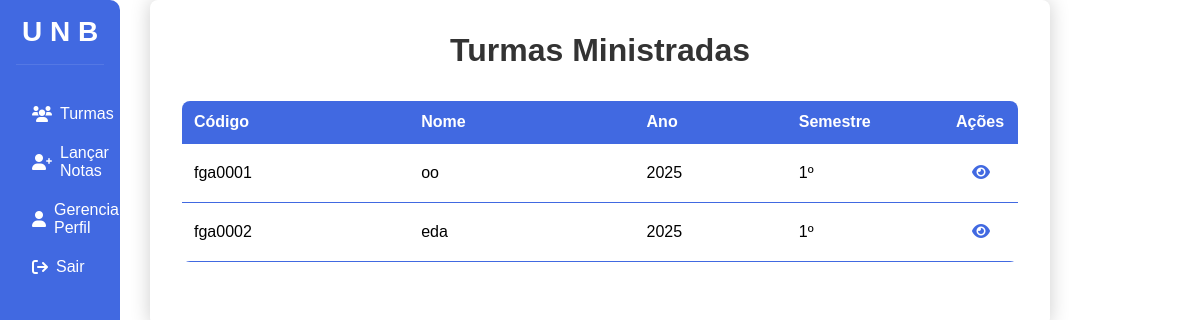
/professor/visualizar_turmas (signed in), run on the app's committed database.
### app.py (models this page shows)
class Turma(db.Model):
    codigo_disciplina = db.Column(db.String(100), nullable=False, primary_key=True)
    nome = db.Column(db.String(100), nullable=False)
    professor_email = db.Column(db.String(150), db.ForeignKey('user.email'), nullable=False)
    ano = db.Column(db.Integer, nullable=False)
    semestre = db.Column(db.Integer, nullable=False)
    professor = db.relationship('User', backref='turmas_ministradas', foreign_keys=[professor_email])
    alunos = db.relationship('User',
                           secondary=alunos_turmas,
                           lazy='subquery',
                           backref=db.backref('turmas', lazy=True))

### app.py (the view)
@app.route('/professor/visualizar_turmas', methods=['GET'])
def visualizar_turmas():
    email = session['email']
    turmas = Turma.query.filter_by(professor_email=email).all()
    return render_template('professor/visualizar_turmas.html', turmas=turmas)

### templates/professor/visualizar_turmas.html (shortened to what this page needs)
<!DOCTYPE html>
<html lang="pt-BR">
<head>
    <link rel="stylesheet" href="{{ url_for('static', filename='css/professor/visualizar_turmas.css') }}">
    <link rel="stylesheet" href="https://cdnjs.cloudflare.com/ajax/libs/font-awesome/6.0.0-beta3/css/all.min.css">
</head>
<body>
    <div class="navbar">
        <h2>U N B</h2>
        <ul>
            <li><a href="{{ url_for('visualizar_turmas') }}"><i class="fas fa-users"></i>Turmas</a></li>
            <li><a href="#"><i class="fas fa-user-plus"></i> Lançar Notas</a></li>
            <li><a href="{{ url_for('gerenciar_perfil', email=session['email'])}}"><i class="fa-solid fa-user"></i>Gerenciar Perfil</a></li>
            <li><a href="#"><i class="fa-solid fa-arrow-right-from-bracket"></i> Sair</a></li>
        </ul>
    </div>
    <div class="container">
        <h1>Turmas Ministradas</h1>
        {% if turmas %}
            <table class="users-table">
                <thead>
                    <tr>
                        <th>Código</th>
                        <th>Nome</th>
                        <th>Ano</th>
                        <th>Semestre</th>
                        <th>Ações</th>
                    </tr>
                </thead>
                <tbody>
                    {% for turma in turmas %}
                        <tr>
                            <td>{{ turma.codigo_disciplina }}</td>
                            <td>{{ turma.nome }}</td>
                            <td>{{ turma.ano }}</td>
                            <td>{{ turma.semestre }}º</td>
                            <td>
                                <a href="{{ url_for('visualizar_alunos_prof', codigo=turma.codigo_disciplina) }}" class="action-btn view-btn">
                                    <i class="fas fa-eye"></i>
                                </a>
                            </td>
                        </tr>
                    {% endfor %}
                </tbody>
            </table>
        {% else %}
            <p>Nenhuma turma encontrada.</p>
        {% endif %}
    </div>
</body>

### static/css/professor/visualizar_turmas.css (style rules this page uses)
* { margin: 0; padding: 0; box-sizing: border-box; font-family: 'Arial', sans-serif; }
body { display: flex; min-height: 100vh; overflow: hidden; }
.navbar { width: 10%; background-color: #4169E1; color: white; padding: 1rem; position: fixed; height: 100%; border-top-right-radius: 10px; border-bottom-right-radius: 10px; }
.navbar h2 { text-align: center; margin-bottom: 2rem; padding-bottom: 1rem; border-bottom: 1px solid rgba(255, 255, 255, 0.1); font-size: 28px; color: var(--white-color); min-width: 60px; text-align: center; }
.navbar ul { list-style: none; padding: 0; }
.navbar ul li { margin-bottom: 5px; }
.navbar ul li a { color: white; text-decoration: none; display: flex; align-items: center; padding: 0.5rem 1rem; transition: background-color 0.3s; border-radius: 10px; }
.navbar ul li a i { margin-right: 0.5rem; }
.container { margin-left: 250px; padding: 2rem; border-radius: 8px; box-shadow: 0 0 20px rgba(0, 0, 0, 0.2); width: 75%; margin: auto; margin-top: 0; }
h1 { color: #333; text-align: center; margin-bottom: 2rem; }
.users-table { border-collapse: collapse; margin: 2rem 0; background-color: white; border-radius: 8px; overflow: hidden; width: 100%; }
.users-table th, .users-table td { padding: 12px; text-align: left; border-bottom: 1px solid #4169E1; }
.users-table th { background-color: #4169E1; color: white; font-weight: bold; }
.users-table th:nth-child(1), .users-table td:nth-child(1) { width: 30%; }
.users-table th:nth-child(2), .users-table td:nth-child(2) { width: 30%; }
.users-table th:nth-child(3), .users-table td:nth-child(3) { width: 20%; }
.users-table th:nth-child(4), .users-table td:nth-child(4) { width: 20%; }
.action-btn { padding: 8px 16px; border: none; border-radius: 4px; cursor: pointer; text-decoration: none; display: inline-block; transition: opacity 0.3s; color: #4169E1; }

### data on the page
Turma: codigo_disciplina "fga0001", nome "oo", ano "2025", semestre "1"
Turma: codigo_disciplina "fga0002", nome "eda", ano "2025", semestre "1"
